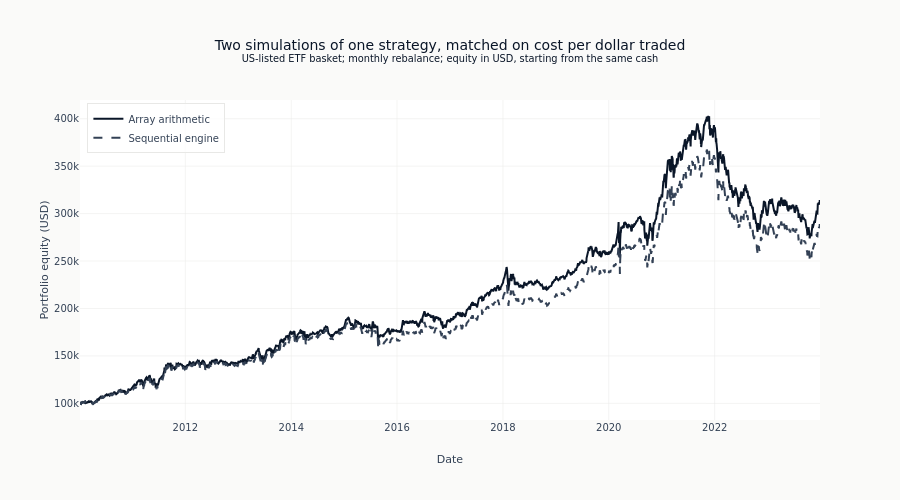

Notebook code for this chart:
### Markdown cell above
## 7. What the gap looks like over time

The first chart puts both equity curves on one axis. The second plots the difference between
them, which is the only way to see a slowly widening gap between two lines that look identical.

### Code cell
fig = go.Figure()

fig.add_trace(
    go.Scatter(
        x=equity_vbt.index,
        y=equity_vbt,
        name="Array arithmetic",
        line=dict(color=COLORS["blue"], width=2),
    )
)

fig.add_trace(
    go.Scatter(
        x=equity_ml4t.index,
        y=equity_ml4t,
        name="Sequential engine",
        line=dict(color=COLORS["neutral"], width=2, dash="dash"),
    )
)

fig.update_layout(
    title=(
        "Two simulations of one strategy, matched on cost per dollar traded"
        "<br><sup>US-listed ETF basket; monthly rebalance; equity in USD, "
        "starting from the same cash</sup>"
    ),
    xaxis_title="Date",
    yaxis_title="Portfolio equity (USD)",
    height=500,
    legend=dict(yanchor="top", y=0.99, xanchor="left", x=0.01),
)
fig.show()

### Figure 1 — Plotly figure (JSON) as saved in the notebook; plotly's stock layout.template omitted (floating-point values rounded to 4 significant figures; data arrays with more than 128 entries replaced by an {"elided": "..."} marker saying what was removed)
{"data": [{"line": {"color": "#0a1628", "width": 2}, "name": "Array arithmetic", "type": "scatter", "x": {"elided": "3522 str values"}, "y": {"elided": "3522 float values"}}, {"line": {"color": "#334155", "dash": "dash", "width": 2}, "name": "Sequential engine", "type": "scatter", "x": {"elided": "3522 str values"}, "y": {"elided": "3522 float values"}}], "layout": {"height": 500, "legend": {"x": 0.01, "xanchor": "left", "y": 0.99, "yanchor": "top"}, "title": {"text": "Two simulations of one strategy, matched on cost per dollar traded<br><sup>US-listed ETF basket; monthly rebalance; equity in USD, starting from the same cash</sup>"}, "xaxis": {"title": {"text": "Date"}}, "yaxis": {"title": {"text": "Portfolio equity (USD)"}}}}
